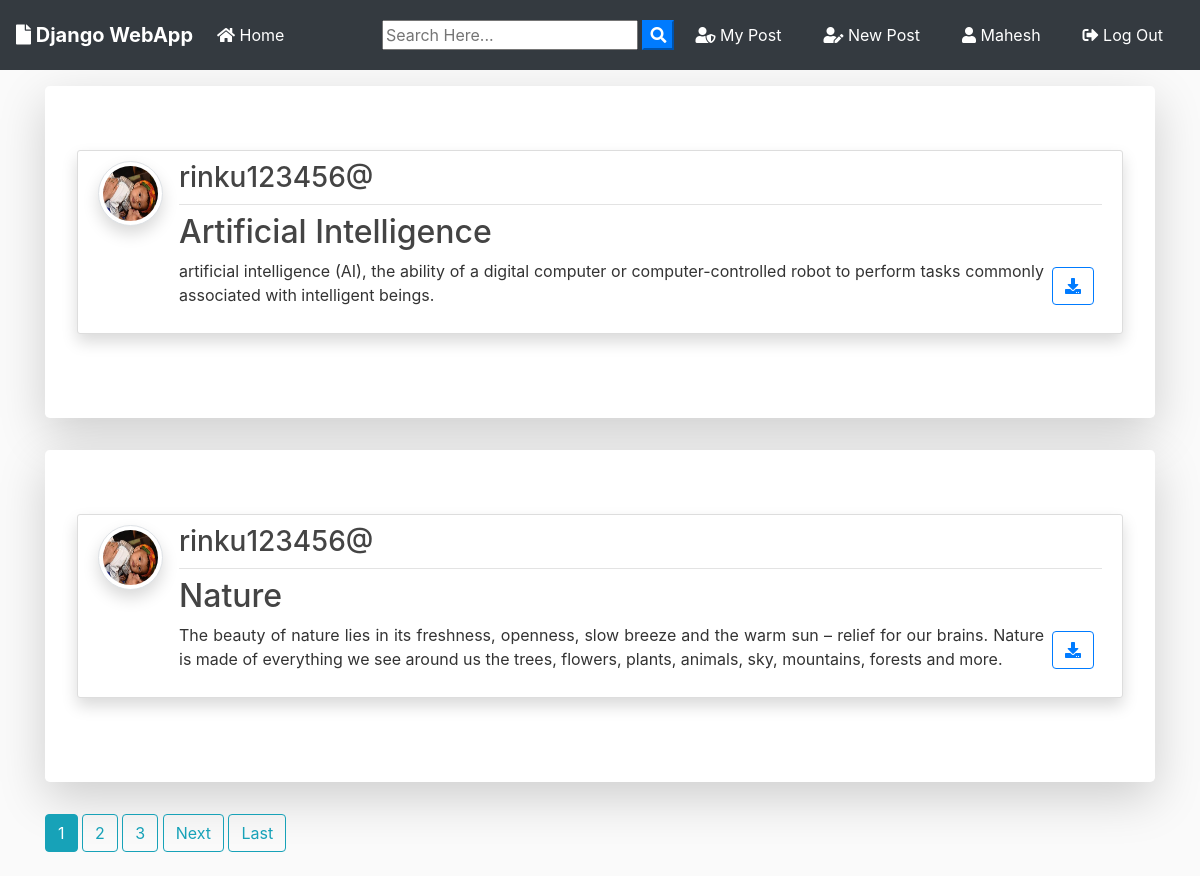
The app's page / (signed in) with its own data.
### blog/models.py (models this page shows, shortened)
class Post(models.Model):
	title = models.CharField(max_length=100)
	file = models.FileField(null=True,blank=True,upload_to='Files')
	content = models.TextField()
	date_posted = models.DateTimeField(default=timezone.now)
	author = models.ForeignKey(User, on_delete=models.CASCADE)

### users/models.py (models this page shows, shortened)
class Profile(models.Model):
    user = models.OneToOneField(User, on_delete=models.CASCADE)
    image = models.ImageField(default='default.jpg', upload_to='profile_pics')

### blog/views.py (the view)
# urls.py: path('', PostListView.as_view(), name='blog-home'),
class PostListView(ListView):
    model = Post
    template_name = 'blog/home.html'  # <app>/<model>_<viewtype>.html
    context_object_name = 'posts'
    ordering = ['-date_posted']
    paginate_by = 2

### blog/templates/blog/home.html (shortened to what this page needs)
{% extends "blog/base.html" %}
{% block content %}
    {% for post in posts %}
      <div class="jumbotron mt-3 bg-white shadow-lg">
      <article class="media content-section shadow">
        <a href="{{ post.author.profile.image.url }} " target="_blank"> <img src="{{ post.author.profile.image.url }}  " alt="" class="article-img rounded-circle img-thumbnail img-fluid shadow">
        </a>
        <div class="media-body">
          <div class="article-metadata d-flex justify-content-between">
            <a class="mr-2 " href="{% url 'user-posts' post.author.username  %}"><h3>{{ post.author }}</h3></a>
          </div>
          <h2><a class="article-title text-justify " href="{% url 'post-detail' post.id %}">{{ post.title }}</a></h2>
          <div class="d-flex justify-content-between">
            <p class="article-content text-justify text-truncate overflow-hidden">{{ post.content }}</p>
            {% if post.file %}
          <div class="form-group mt-0 pt-0  m-2">
            <a class="btn btn-outline-primary  btn-d "  href="{{ post.file.url }}"  download type="submit"><i class="fas fa-download"></i></a>
          </div>
          {% endif %}
          </div>
        </div>
      </article>
      </div>
    {% endfor %}
    {% if is_paginated %}
      {% for num in page_obj.paginator.page_range %}
        {% if page_obj.number == num %}
          <a class="btn btn-info mb-4" href="?page={{ num }}">{{ num }}</a>
        {% elif num > page_obj.number|add:'-3' and num < page_obj.number|add:'3' %}
          <a class="btn btn-outline-info mb-4" href="?page={{ num }}">{{ num }}</a>
        {% endif %}
      {% endfor %}
      {% if page_obj.has_next %}
        <a class="btn btn-outline-info mb-4" href="?page={{ page_obj.next_page_number }}">Next</a>
        <a class="btn btn-outline-info mb-4" href="?page={{ page_obj.paginator.num_pages }}">Last</a>
      {% endif %}
    {% endif %}
{% endblock content %}

### blog/templates/blog/base.html (shortened to what this page needs)
{% load static %}
<!doctype html>
<html lang="en">
  <head>
    <link rel="stylesheet" href="https://stackpath.bootstrapcdn.com/bootstrap/4.3.1/css/bootstrap.min.css">
    <link rel="stylesheet" href="https://use.fontawesome.com/releases/v5.8.1/css/all.css" >
    <link rel="stylesheet" href="{% static 'blog/main.css' %}">
</head>
  <body>
        <nav class="navbar navbar-expand-lg navbar-dark bg-dark">
                <a class="navbar-brand font-weight-bold" href="{% url 'blog-home' %}"><i class="fas fa-file"></i> Django WebApp</a>
                <div class="collapse navbar-collapse" id="navbarSupportedContent">
                  <ul class="navbar-nav mr-auto">
                    <li class="nav-item active">
                      <a class="nav-link" href="{% url 'blog-home' %}"><i class="fas fa-home"></i> Home <span class="sr-only">(current)</span></a>
                    </li>
                  </ul>
                  <form id="searchform" action="{% url 'search' %}" method="get">
                    <input type="text" name="q" type="text" value="{{ request.GET.q }}" placeholder="Search Here..." />
                    <button type="button" onclick="searchform.submit()" class=" text-white my-color btn-primary"><i class="fa fa-search"></i></button>
                </form>
                    {% if user.is_authenticated %}
                    <a href="{% url 'user-posts' user %}" class="btn text-white m-2"><i class="fas fa-user-shield"></i> My Post</a>
                    <a href="{% url 'post-create' %} " class="btn text-white m-2"><i class="fas fa-user-edit"></i> New Post</a>
                    <a href="{% url 'profile' %} " class="btn text-white m-2"><i class="fas fa-user"></i> {{ user.username }}</a>
                    <a href="{% url 'logout' %} " class="btn text-white m-2"><i class="fas fa-sign-out-alt"></i> Log Out</a>
                    {% else %}
                    <a href="{% url 'login' %} " class="btn text-white m-2"><i class="fas fa-user-tie"></i> Log In</a>
                    <a href="{% url 'register' %} " class="btn text-white m-2"> <i class="fas fa-sign-in-alt"></i> Sign Up</a>
                    {% endif %}
                </div>
              </nav>
      <div class="container my-bg">
    {% block content %}
    {% endblock  %}
</div>
  </body>
</html>

### blog/static/blog/main.css (style rules this page uses)
body { background: #fafafa; color: #333333; margin-top: 0; }
h1, h2, h3, h4, h5, h6 { color: #444444; }
ul { margin: 0; }
.content-section { background: #ffffff; padding: 10px 20px; border: 1px solid #dddddd; border-radius: 3px; margin-bottom: 20px; }
.article-title { color: #444444; }
.article-content { white-space: pre-line; }
.article-img { height: 65px; width: 65px; margin-right: 16px; }
.article-metadata { padding-bottom: 1px; margin-bottom: 4px; border-bottom: 1px solid #e3e3e3 }

### records on screen
Post: author.profile.image (picture), author "rinku123456@", title "Artificial Intelligence", content "artificial intelligence (AI), the ability of a digital computer or computer-controlled robot to perform tasks commonly associated with intelligent beings."
Post: author.profile.image (picture), author "rinku123456@", title "Nature", content "The beauty of nature lies in its freshness, openness, slow breeze and the warm sun – relief for our brains. Nature is made of everything we see around us the trees, flowers, plants, animals, sky, mountains, forests and more."

### other values on screen
{{ user.username }} "Mahesh"
{{ num }} "1"
{{ num }} "2" "3"
